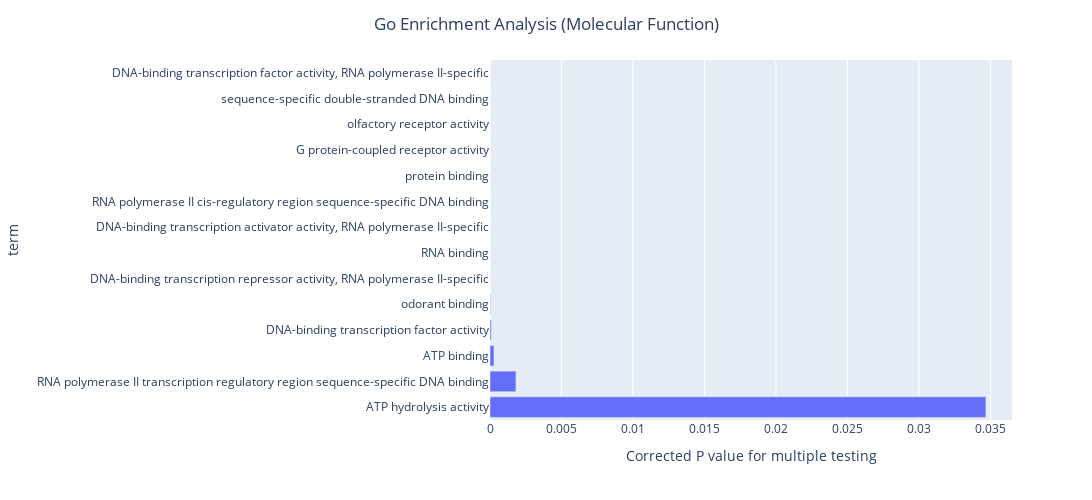

This figure's notebook cell:
### Code cell
import plotly.express as px
molecular_function_df.sort_values(by = 'p_corr', ascending= False,inplace= True)
fig = px.bar(molecular_function_df, x='p_corr', y = 'term', orientation = 'h')
fig.update_layout(xaxis = dict(title = 'Corrected P value for multiple testing'))
fig.update_layout(width = 1500, height = 500)
fig.update_layout(title= dict(text = 'Go Enrichment Analysis (Molecular Function)', x = 0.5))
fig.show()

### Figure 1 — Plotly figure (JSON) as saved in the notebook; plotly's stock layout.template omitted (floating-point values rounded to 4 significant figures)
{"data": [{"alignmentgroup": "True", "hovertemplate": "p_corr=%{x}<br>term=%{y}<extra></extra>", "legendgroup": "", "marker": {"color": "#636efa", "pattern": {"shape": ""}}, "name": "", "offsetgroup": "", "orientation": "h", "showlegend": false, "textposition": "auto", "type": "bar", "x": [0.03469, 0.001815, 0.0002753, 8.419e-05, 3.317e-05, 2.514e-06, 8.575e-08, 1.773e-08, 4.022e-14, 2.555e-14, 1.672e-17, 3.987e-21, 1.044e-23, 1.044e-23], "xaxis": "x", "y": ["ATP hydrolysis activity", "RNA polymerase II transcription regulatory region sequence-specific DNA binding", "ATP binding", "DNA-binding transcription factor activity", "odorant binding", "DNA-binding transcription repressor activity, RNA polymerase II-specific", "RNA binding", "DNA-binding transcription activator activity, RNA polymerase II-specific", "RNA polymerase II cis-regulatory region sequence-specific DNA binding", "protein binding", "G protein-coupled receptor activity", "olfactory receptor activity", "sequence-specific double-stranded DNA binding", "DNA-binding transcription factor activity, RNA polymerase II-specific"], "yaxis": "y"}], "layout": {"barmode": "relative", "height": 500, "legend": {"tracegroupgap": 0}, "margin": {"t": 60}, "title": {"text": "Go Enrichment Analysis (Molecular Function)", "x": 0.5}, "width": 1500, "xaxis": {"anchor": "y", "autorange": true, "domain": [0, 1], "range": [0, 0.03651], "title": {"text": "Corrected P value for multiple testing"}, "type": "linear"}, "yaxis": {"anchor": "x", "autorange": true, "domain": [0, 1], "range": [-0.5, 13.5], "title": {"text": "term"}, "type": "category"}}}
